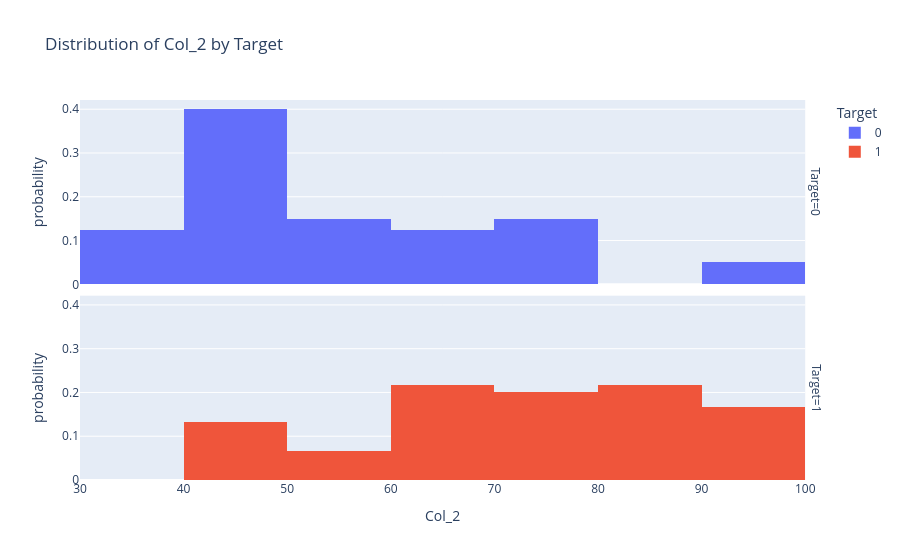

The notebook cell saved with this chart:
### Code cell
fig= px.histogram(
    data_frame=data,
    x="Col_2",
    color="Target",
    facet_row="Target",
    histnorm="probability",  
    title="Distribution of Col_2 by Target"
)
fig.show()

### Figure 1 — Plotly figure (JSON) as saved in the notebook; plotly's stock layout.template omitted (floating-point values rounded to 4 significant figures)
{"data": [{"alignmentgroup": "True", "bingroup": "x", "histnorm": "probability", "hovertemplate": "Target=0<br>Col_2=%{x}<br>probability=%{y}<extra></extra>", "legendgroup": "0", "marker": {"color": "#636efa", "pattern": {"shape": ""}}, "name": "0", "offsetgroup": "0", "orientation": "v", "showlegend": true, "type": "histogram", "x": [78.02, 43.89, 72.9, 56.32, 38.23, 30.6, 76.04, 46.68, 42.84, 48.86, 44.21, 38.8, 50.26, 65.0, 63.13, 71.17, 52.21, 98.87, 41.57, 75.24, 46.86, 40.62, 45.82, 52.06, 60.4, 49.8, 59.81, 95.6, 47.02, 39.26, 49.59, 66.45, 41.09, 51.88, 43.31, 42.51, 42.72, 78.84, 60.77, 35.57], "xaxis": "x2", "yaxis": "y2"}, {"alignmentgroup": "True", "bingroup": "x", "histnorm": "probability", "hovertemplate": "Target=1<br>Col_2=%{x}<br>probability=%{y}<extra></extra>", "legendgroup": "1", "marker": {"color": "#EF553B", "pattern": {"shape": ""}}, "name": "1", "offsetgroup": "1", "orientation": "v", "showlegend": true, "type": "histogram", "x": [86.31, 75.34, 96.51, 46.55, 87.42, 43.53, 76.48, 97.72, 89.21, 52.74, 92.93, 47.58, 65.8, 68.97, 69.95, 44.82, 72.81, 57.05, 69.43, 80.91, 56.31, 65.57, 70.46, 86.73, 96.77, 88.7, 74.16, 61.0, 43.39, 68.86, 69.82, 78.45, 85.76, 97.54, 92.12, 60.99, 78.03, 96.23, 73.09, 75.86, 72.37, 88.48, 75.81, 69.8, 45.69, 66.59, 59.51, 90.96, 85.59, 90.42, 96.65, 77.16, 87.51, 84.85, 45.36, 48.38, 87.1, 68.78, 64.93, 89.53], "xaxis": "x", "yaxis": "y"}], "layout": {"annotations": [{"font": {}, "showarrow": false, "text": "Target=1", "textangle": 90, "x": 0.98, "xanchor": "left", "xref": "paper", "y": 0.2425, "yanchor": "middle", "yref": "paper"}, {"font": {}, "showarrow": false, "text": "Target=0", "textangle": 90, "x": 0.98, "xanchor": "left", "xref": "paper", "y": 0.7575, "yanchor": "middle", "yref": "paper"}], "barmode": "relative", "legend": {"title": {"text": "Target"}, "tracegroupgap": 0}, "title": {"text": "Distribution of Col_2 by Target"}, "xaxis": {"anchor": "y", "domain": [0, 0.98], "title": {"text": "Col_2"}}, "xaxis2": {"anchor": "y2", "domain": [0, 0.98], "matches": "x", "showticklabels": false}, "yaxis": {"anchor": "x", "domain": [0, 0.485], "title": {"text": "probability"}}, "yaxis2": {"anchor": "x2", "domain": [0.515, 1], "matches": "y", "title": {"text": "probability"}}}}
